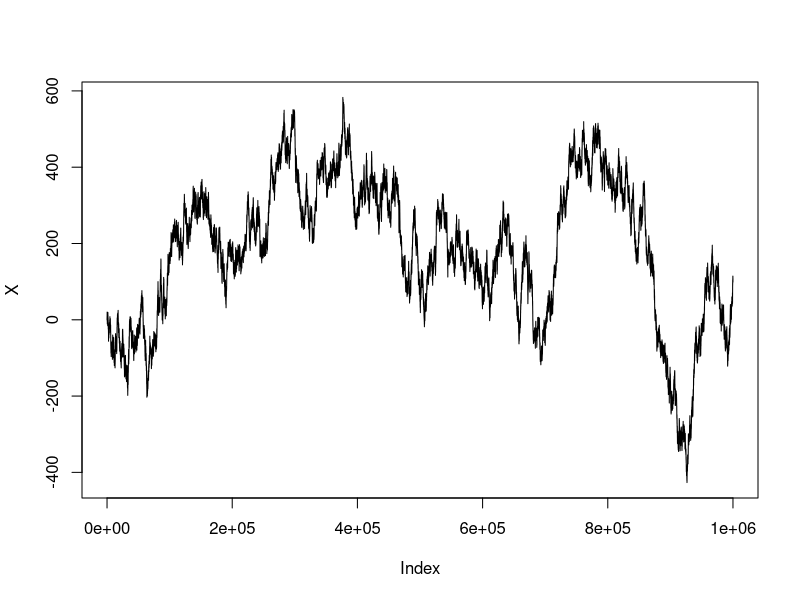
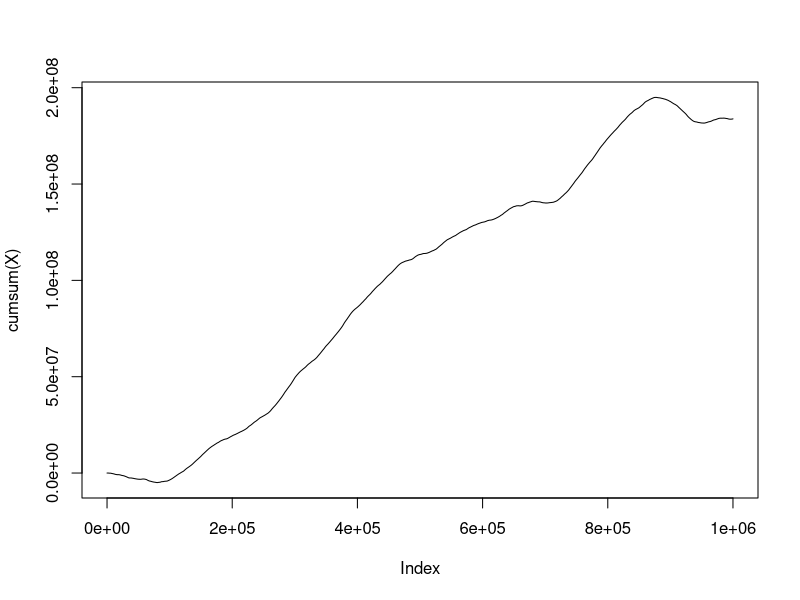

Generate these figures, in order, with R:
X <- vector()
t <- 10^6
X[1] = 0
for(i in 2:t){
  X[i] <- X[i-1] + rnorm(1,0,1)
}

plot(X,type="l")

#Helps to see whether randomwalk is converging
plot(cumsum(X),type="l")

# A stationary probability distribution exists by construction
# for those chains; that is, there exists a probability
# distribution f such that if X(t) ∼ f , then X(t + 1) ∼ f

#Analyzing the last values of X we can determine whether stationary probability
#exists for random walk

tail(X)

#By looking at the last values of X we can determine that 
#random walk is not a stationary distribution

# In a limiting distribution X(t) is f for almost any initial value X(0)
# But in our current randomwalk simulation
# we reach different X(t) value with the same initial value X(0)


#By looking at the last values of X(t) we can determine that
#random walk is not a limiting distribution

